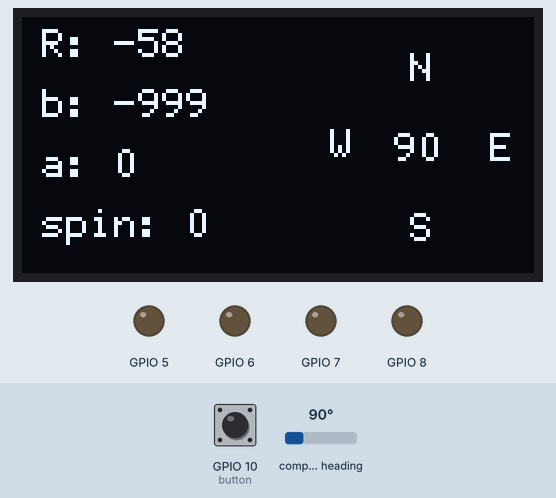
Recording of a program running on a simulated ESP32-C3. Shown: 128×64 one-colour display, output pins drawn as LEDs (lit = HIGH). Inputs (shaded band) come from the test bench; at power-on: compass heading 90°, GPIO 10 (button) HIGH. WiFi joins after 1.5 s; servers stay silent unless stated; EEPROM starts erased; no MQTT or app messages arrive unless stated; what the program prints to the serial monitor is not drawn.

Above: at 4.8 s.
4.9 s: compass heading set to 7°
At 7.6 s:
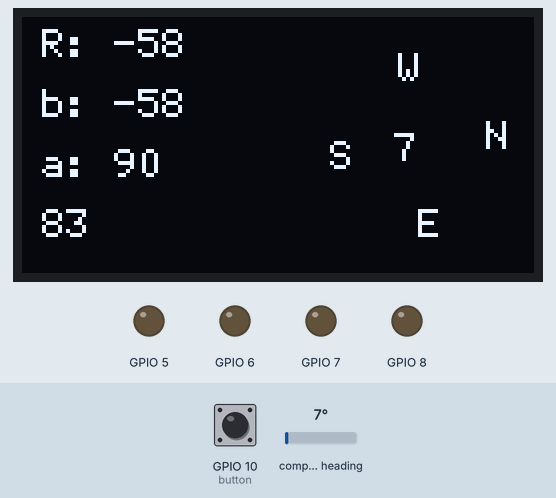
8.0 s: GPIO 10 (button) pulled LOW for 0.75 s
At 9.9 s:
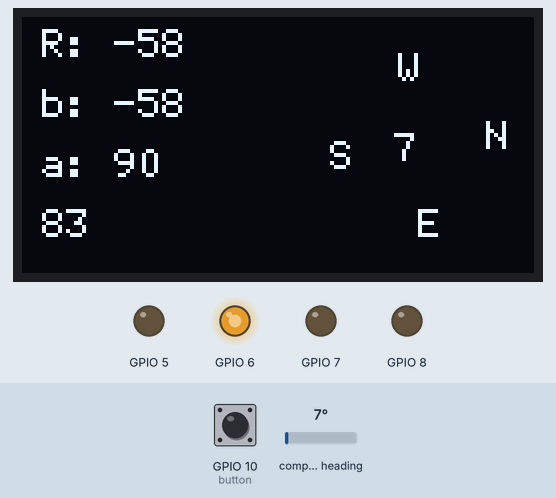
11.6 s: compass heading set to 90°
At 12.9 s:
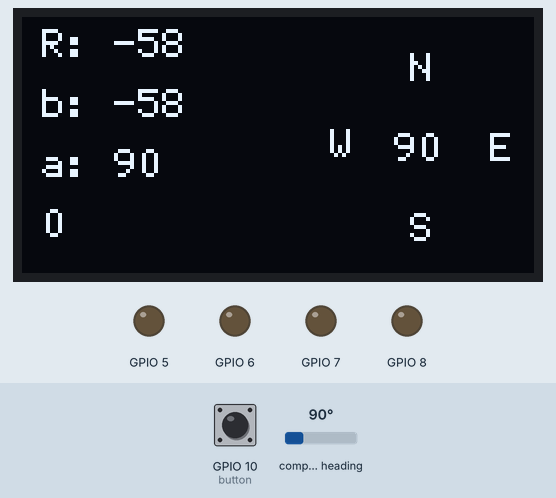
13.2 s: GPIO 10 (button) pulled LOW for 1 s
At 14.0 s:
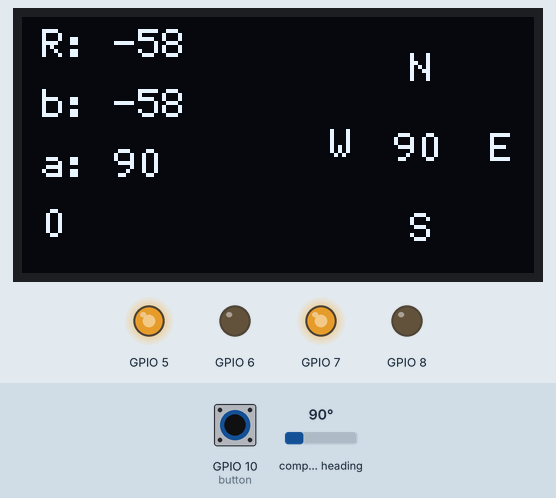
17.4 s: compass heading set to 180°
At 18.4 s:
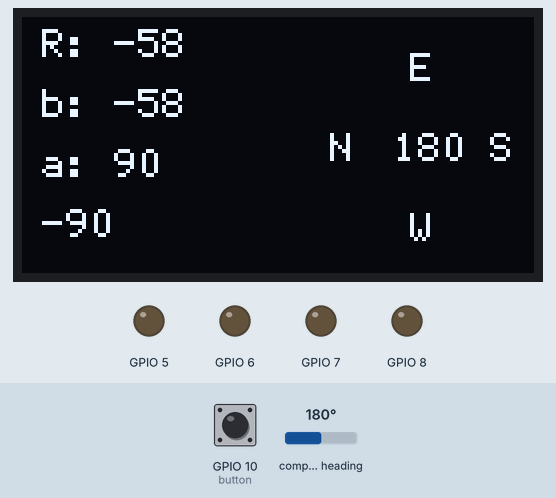
19.0 s: compass heading set to 269°
At 20.0 s:
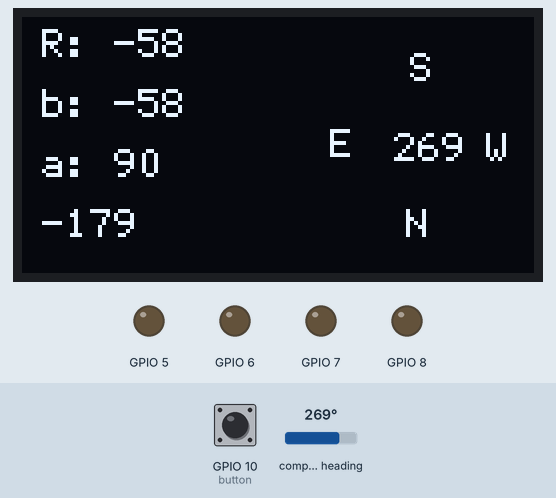
Timing chart, 0 to 21.5 s (numbered marks = the images above; inputs shaded):
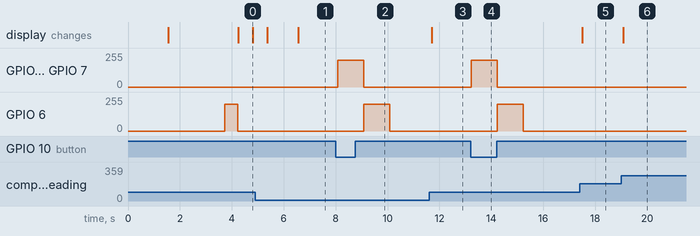

Measured:
- after the input at 4.9 s, the display: first changes after 0.47 s (image 1 shows a later state)
- after the input at 8.0 s, GPIO 5, GPIO 7: 0/255 → 199/255 after 0.08 s, → 0/255 1.0 s later; GPIO 6: 0/255 → 199/255 after 1.1 s, → 0/255 1.0 s later
- after the input at 11.6 s, the display: changes after 0.11 s (image 3)
- after the input at 13.2 s, GPIO 5, GPIO 7: 0/255 → 199/255 at once, → 0/255 1.0 s later; GPIO 6: 0/255 → 199/255 after 1.0 s, → 0/255 1.0 s later
- after the input at 17.4 s, the display: changes after 0.10 s (image 5)
- after the input at 19.0 s, the display: changes after 0.08 s (image 6)
- what the display in image 0 shows lasts 0.6 s, from 4.2 s to 4.8 s

The program:

main.cpp
```cpp
#include <Arduino.h>
#include "display.h"
#include "Compass.h"
#include "Motor_control.h"
#include "detect_rssi.h"
#include <PubSubClient.h>
#include <WiFiClientSecure.h>

const int button =10;
volatile bool buttonPressed = false;
void IRAM_ATTR handleButtonInterrupt() {
  buttonPressed = true;
}


Compass compass;
oled_display oled;
motor_driver xe;
detect_rssi rssi;
WiFiClientSecure secureClient;
PubSubClient client(secureClient);

const char *my_ssid = rssi.get_ssid();
const char *my_password = rssi.get_password();

const char *mqtt_server = "032497695b644f6ab159c2c420aedb87.s1.eu.hivemq.cloud";

const int mqtt_port = 8883;
const char *mqtt_user = "caixe";         // Thay bằng username MQTT thật
const char *mqtt_pass = "1Caixelamdoan"; // Thay bằng password MQTT thật

const char *rssi_topic = "rssi";
const char *best_rssi_topic = "best rssi";
const char *compass_topic = "compass";
const char *best_heading_topic = "best heading";
const char *status_topic = "status";
const char *driff_topic = "driff";

int target = 0;
int current_heading;
int best_rssi = -999;
int current_rssi;
int driff;
int f = 0;
int start_heading = 0;

void reconnect()
{
  while (!client.connected())
  {
    Serial.print("Đang kết nối MQTT...");
    if (client.connect("ESP32Client", mqtt_user, mqtt_pass))
    {
      Serial.println("Thành công!");
    }
    else
    {
      Serial.print("Thất bại, mã lỗi: ");
      Serial.println(client.state());
      delay(5000);
    }
  }
}
bool publish_data(const char *topic, const String &payload)
{
  if (!client.connected())
  {
    reconnect();
  }
  client.loop();

  bool success = client.publish(topic, payload.c_str());

  if (success)
  {
    Serial.print("✅ Publish thành công tới topic [");
    Serial.print(topic);
    Serial.print("]: ");
    Serial.println(payload);
  }
  else
  {
    Serial.print("❌ Publish thất bại tới topic [");
    Serial.print(topic);
    Serial.println("]");
  }

  return success;
}

void check_direction()
{
  int temp = current_rssi;
  if (temp > best_rssi)
  {
    best_rssi = temp;
    target = current_heading;

    // Chống reset nếu RSSI bằng 0
    if (best_rssi == 0)
    {
      best_rssi = -999;
    }
  }

  Serial.println("Đã cập nhật hướng tốt nhất.");
}

void first_scan()
{
  publish_data(status_topic, "first_scan");
  int spin = 0;
  while (spin < 50)
  {
    if (!client.connected())
    {
      reconnect();
    }
    client.loop();

    start_heading = compass.get_heading();

    xe.turn_left(400);
    delay(500);

    xe.stop();

    current_heading = compass.get_heading();
    current_rssi = rssi.get_rssi();
    oled.first_scan_view(current_heading, current_rssi, best_rssi, target, spin);

    check_direction();

    int step = (start_heading - current_heading + 360) % 360;

    if (step > 0 && step < 200)
    { // lọc nhiễu, chỉ cộng bước hợp lý
      spin += step;
      start_heading = current_heading;
    }
    else
    {
      xe.stop();
      Serial.println("Nhiễu từ trường, dừng lại để kiểm tra lại hướng...");

      // Lặp lại kiểm tra cho đến khi step hợp lý
      while (step >= 100 || step <= 0)
      {
        delay(500); // chờ ổn định từ trường
        current_heading = compass.get_heading();
        current_rssi = rssi.get_rssi();
        check_direction();
        oled.first_scan_view(current_heading, current_rssi, best_rssi, target, spin);
        publish_data(rssi_topic, String(current_rssi));
        publish_data(compass_topic, String(current_heading));
        publish_data(best_rssi_topic, String(best_rssi));
        publish_data(best_heading_topic, String(target));

        step = (start_heading - current_heading + 360) % 360;
      }

      spin += step;
      start_heading = current_heading;
    }

    Serial.print("spin: ");
    Serial.println(spin);
    delay(1000);
  }
  xe.stop();
  delay(100);
}

void scan()
{
  publish_data(status_topic, "scan");
  xe.turn_left(350);
  delay(500);
  xe.stop();
  check_direction();
  delay(1000);
  xe.turn_right(350);
  delay(1000);
  xe.stop();
  check_direction();
  delay(1000);
}

void setup()
{

  Serial.begin(115200);
  secureClient.setInsecure(); // Bỏ qua xác thực chứng chỉ
  client.setServer(mqtt_server, mqtt_port);

    pinMode(button, INPUT_PULLUP); // Kích hoạt điện trở kéo lên
attachInterrupt(digitalPinToInterrupt(button), handleButtonInterrupt, FALLING);


  PinManager::init_i2c();
  oled.begin();
  xe.begin();
  rssi.begin();
  oled.notice();
  delay(1000);
  compass.begin();

  xe.stop();
  delay(100);
}

void loop()
{
  if (buttonPressed) {
  buttonPressed = false;

  Serial.println("🔘 Nút được nhấn - Lùi và rẽ trái");

  xe.move_backward(400);
  delay(1000);
  xe.turn_left(400);
  delay(1000);
  xe.stop();
}

  if (!client.connected())
  {
    reconnect();
  }
  client.loop();
  if (f < 1)
  {
    delay(1000);
    first_scan();
    f++;
  }

  current_heading = compass.get_heading();
  current_rssi = rssi.get_rssi();
  check_direction();
  publish_data(status_topic, "go");
  publish_data(rssi_topic, String(current_rssi));
  publish_data(compass_topic, String(current_heading));
  publish_data(best_rssi_topic, String(best_rssi));
  publish_data(best_heading_topic, String(target));

  driff = (target - current_heading + 540) % 360 - 180;
  Serial.print("driff: ");
  Serial.println(driff);
 publish_data(driff_topic, String(driff));
  if (driff > 20)
  {
    xe.turn_right(350);
  }

  else if (driff < -20)
  {
    xe.turn_left(350);
  }
  else
  {
    xe.move_forward(350);
  }

  if (current_rssi > -60)
  {
    xe.stop();
  }

  if ((best_rssi - current_rssi) > 7)
  {
    Serial.println("📉 RSSI giảm mạnh, quét lại...");
    best_rssi = -999;
    oled.print(current_heading, current_rssi, best_rssi, target, 333); // 333 là hiển thị vào chế độ scan

    scan();
  }

  oled.print(current_heading, current_rssi, best_rssi, target, driff);
  delay(50);
}
```

Compass.h
```cpp
//compass.h
#ifndef COMPASS_H
#define COMPASS_H

#include <Arduino.h>
#include <QMC5883LCompass.h>
#include <Preferences.h>
#include "pin_manager.h"


class Compass
{
private:
    QMC5883LCompass qmc5883l;
    Preferences memory;


public:
    float off_x, off_y, off_z;
    float scale_x, scale_y, scale_z;

    Compass();
    void begin();
    void start_calibrate();
    void save_data();
    void load_data();
    void check_calibrate();
    int get_heading();
    const char *store = "MyCompass_data"; // namespace Flash
    const char *key_used = "useCount";
    const char *key_flag = "calibrated";
};

#endif
```

Motor_control.h
```cpp
#ifndef MOTOR_DRIVER_H
#define MOTOR_DRIVER_H

#include <Arduino.h>
#include "pin_manager.h"

class motor_driver
{
    public:
        motor_driver();
        void begin();
        void move_forward(int speed);
        void move_backward(int speed);
        void turn_left(int speed);
        void turn_right(int speed);
        void stop();

};
#endif
```

detect_rssi.h
```cpp
//detect_rssi.h
#ifndef DETECT_RSSI_H
#define DETECT_RSSI_H
#include <Arduino.h>
#include <WiFi.h>
#include "kalman_filter.h"


class detect_rssi
{
    private:
    const char* ssid;
    const char* password;


    KalmanFilter rssi_filter;

    public:
    detect_rssi();
    void begin();
    long get_rssi();
    void stop();
    const char* get_ssid();
    const char* get_password();
};

#endif
```

display.h
```cpp
//display.h
#ifndef DISPLAY_H
#define DISPLAY_H

#include <U8g2lib.h>
#include <Arduino.h>
#include "pin_manager.h"

class oled_display {
private:
    U8G2_SSD1306_128X64_NONAME_F_HW_I2C u8g2;


public:
    oled_display();
    void begin();
    void clear();
    void draw_compass(int heading);

    void show_rssi(int rssi);
    void show_best_rssi(int best_rssi);
    void show_best_heading(int best_heading);
    void direction(int driff);
    void notice();
    void print(int heading, int rssi,int best_rssi, int best_heading,int driff);
    void first_scan_view(int heading, int rssi, int best_rssi, int best_heading,int spin);
    void show_spin(int spin);


};
#endif
```

kalman_filter.h
```cpp
#ifndef KALMAN_FILTER_H
#define KALMAN_FILTER_H

class KalmanFilter
{
private:
    float x; // estimate
    float p; // error estimate
    float r; // error measure
    float k; // kalman gain
    float a; //Hệ số làm mượt độ nhiễu cảm biến

public:
    KalmanFilter(float init_estimate = 0.0, float init_error_estimate = 1.0, float error_measure = 1.0, float alpha = 0.9);
    float update(float measurement);
    float getEstimate() const;
    float getErrorMeasure() const;
};

#endif
```

pin_manager.h
```cpp
#ifndef PIN_MANAGER_H
#define PIN_MANAGER_H
#include<Wire.h>
#include <HardwareSerial.h>

//  Cấu hình chân dùng chung
struct PinManager {
    // I2C cho QMC5883L + MPU6050 + OLED
    static const int SDA = 0;
    static const int SCL = 1;
    //motor
    static const int in1 = 8; //A+
    static const int in2 = 7; //A-

    static const int in3 = 6; // B+
    static const int in4 = 5; // B-

    //ld2410b
   static const int UART_TX = 21;
   static const int UART_RX = 20;


    static void init_i2c()
    {
        Wire.begin(SDA, SCL);
    }

};

#endif
```

Compass.cpp
```cpp
//compass.cpp
#include "Compass.h"

Compass::Compass() {}
void Compass::begin()
{

    qmc5883l.init();
    qmc5883l.setSmoothing(10, false);
    check_calibrate();
    qmc5883l.setCalibrationOffsets(off_x, off_y, off_z);
    qmc5883l.setCalibrationScales(scale_x, scale_y, scale_z);
}

void Compass::start_calibrate()
{
    qmc5883l.calibrate();
    off_x = qmc5883l.getCalibrationOffset(0);
    off_y = qmc5883l.getCalibrationOffset(1);
    off_z = qmc5883l.getCalibrationOffset(2);
    scale_x = qmc5883l.getCalibrationScale(0);
    scale_y = qmc5883l.getCalibrationScale(1);
    scale_z = qmc5883l.getCalibrationScale(2);
}

void Compass::save_data()
{
    memory.begin(store, false);
    memory.putFloat("off0", off_x);
    memory.putFloat("off1", off_y);
    memory.putFloat("off2", off_z);
    memory.putFloat("scale0", scale_x);
    memory.putFloat("scale1", scale_y);
    memory.putFloat("scale2", scale_z);
    memory.end();
    Serial.println("Success save calibrate ");
}

void Compass::load_data()
{
    memory.begin(store, true);
    off_x = memory.getFloat("off0");
    off_y = memory.getFloat("off1");
    off_z = memory.getFloat("off2");
    scale_x = memory.getFloat("scale0");
    scale_y = memory.getFloat("scale1");
    scale_z = memory.getFloat("scale2");
    memory.end();
}
void Compass::check_calibrate()
{
    memory.begin(store, false);
    bool isCalibrated = memory.getBool(key_flag, false);
    int useCount = memory.getInt(key_used, 0);

    if (!isCalibrated || useCount >= 3)
    {
        Serial.println("please move and wait to calibrate");
        start_calibrate();
        save_data();
        memory.putBool(key_flag, true);
        memory.putInt(key_used, 1);
        Serial.println("Finishing calibrate");
    }
    else
    {
        load_data();
        memory.putInt(key_used, useCount + 1);
        Serial.printf("Number of use: %d\n", useCount + 1);
    }
    memory.end();
}
int Compass::get_heading()
{
    qmc5883l.read();
    int azimuth = qmc5883l.getAzimuth();
    if (azimuth < 0)
    {
        azimuth += 360; // Chuyển đổi góc âm sang khoảng 180-359
    }
    Serial.print(" Azimuth : ");
    Serial.println(azimuth);
    return azimuth;
}
```

Motor_control.cpp
```cpp
#include "Motor_control.h"

motor_driver::motor_driver(){}

void motor_driver::begin()
{
    // Gán kênh PWM cho từng chân
    ledcSetup(0, 10000, 9); // kênh 0, tần số 10kHz, độ phân giải 9bit
    ledcSetup(1, 10000, 9);
    ledcSetup(2, 10000, 9);
    ledcSetup(3, 10000, 9);

    ledcAttachPin(PinManager::in1, 0);
    ledcAttachPin(PinManager::in2, 1);
    ledcAttachPin(PinManager::in3, 2);
    ledcAttachPin(PinManager::in4, 3);

    stop(); // đảm bảo mức 0
}

void motor_driver::move_forward(int speed) {
    ledcWrite(0, speed); //A+
    ledcWrite(1, 0);
    ledcWrite(2, speed); //B+
    ledcWrite(3, 0);
}

void motor_driver::move_backward(int speed) {
    ledcWrite(0, 0);
    ledcWrite(1, speed);
    ledcWrite(2, 0);
    ledcWrite(3, speed);
}

void motor_driver::turn_left(int speed) {
    ledcWrite(0, 0);
    ledcWrite(1, 0);
    ledcWrite(2, speed); //B+
    ledcWrite(3, 0);

}

void motor_driver::turn_right(int speed) {
    ledcWrite(0, speed); //A+
    ledcWrite(1, 0);
    ledcWrite(2, 0);
    ledcWrite(3, 0);

}

void motor_driver::stop() {
    ledcWrite(0, 0);
    ledcWrite(1, 0);
    ledcWrite(2, 0);
    ledcWrite(3, 0);
}
```

detect_rssi.cpp
```cpp
// dectect_rssi.cpp
#include "detect_rssi.h"

detect_rssi::detect_rssi()
{
    ssid = "pa";
    password ="12345678";
    rssi_filter = KalmanFilter(0.0, 1.0, 1.0, 0.95); // x, p , r, a
}
void detect_rssi::begin()
{
    WiFi.begin(ssid, password);
    Serial.println("Connecting to WiFi");
    int attempt = 0;
    while (WiFi.status() != WL_CONNECTED && attempt < 20)
    {
        delay(500);
        Serial.print(".");
        attempt++;
    }
    Serial.println("Connected to WiFi");
}

long detect_rssi::get_rssi()
{
    /*
    // filter
    long rssi_raw = WiFi.RSSI();


    long rssi = rssi_filter.update(rssi_raw);
    */
   // none filter
   long rssi = WiFi.RSSI();


    Serial.print("RSSI: ");
    Serial.print(rssi);
    Serial.println(" dBm");
    return rssi;
}

void detect_rssi::stop()
{
    WiFi.disconnect();
}
const char* detect_rssi::get_ssid() {
    return ssid;
}

const char* detect_rssi::get_password() {
    return password;
}
```

display.cpp
```cpp
//display.cpp
#include "display.h"
#include <math.h>

oled_display::oled_display()
    : u8g2(U8G2_R0, /* reset=*/ U8X8_PIN_NONE) {}


void oled_display::begin() {
    u8g2.begin();
    u8g2.setFont(u8g2_font_6x12_tr);
}

void oled_display::clear() {
    u8g2.clearBuffer();
    u8g2.sendBuffer();
}

void oled_display::print(int heading, int rssi ,int best_rssi, int best_heading,int driff)
{

    draw_compass(heading);
    show_rssi(rssi);
    show_best_rssi(best_rssi);
    show_best_heading(best_heading);
    direction(driff);
    u8g2.sendBuffer();
}

void oled_display::first_scan_view(int heading, int rssi, int best_rssi, int best_heading, int spin)
{
    draw_compass(heading);
    show_rssi(rssi);
    show_best_rssi(best_rssi);
    show_best_heading(best_heading);
    show_spin(spin);

    u8g2.sendBuffer();
}


void oled_display::draw_compass(int heading) {
    const int cx = 100;  // Tâm màn hình OLED
    const int cy = 32;
    const int r = 20;   // Bán kính vòng tròn

    // Xóa màn hình
    u8g2.clearBuffer();

     char buffer[10];
    snprintf(buffer, sizeof(buffer),"%d", heading);
    u8g2.drawStr(cx-7, cy + 4, buffer);

    // Các ký hiệu và góc gốc
    const char* labels[4] = {"N", "E", "S", "W"};
    const int base_angles[4] = {0, 90, 180, 270};

    for (int i = 0; i < 4; i++) {
        float angle_deg = base_angles[i] - heading;
        float angle_rad = angle_deg * PI / 180.0;

        int x = cx + r * cos(angle_rad);
        int y = cy + r * sin(angle_rad);

        // Điều chỉnh vị trí chữ cho đẹp
        u8g2.drawStr(x - 3, y + 4, labels[i]);


    }


}


void oled_display::show_rssi(int rssi)
{
    //u8g2.clearBuffer();
    char buffer[10];
    snprintf(buffer, sizeof(buffer),"R: %d", rssi);
    u8g2.drawStr(5, 10, buffer);

}

void oled_display::show_best_rssi(int best_rssi)
{
    //u8g2.clearBuffer();
    char buffer[10];
    snprintf(buffer, sizeof(buffer),"b: %d", best_rssi);
    u8g2.drawStr(5, 25, buffer);

}

void oled_display::show_best_heading(int best_heading)
{
    //u8g2.clearBuffer();
    char buffer[10];
    snprintf(buffer, sizeof(buffer),"a: %d", best_heading);
    u8g2.drawStr(5, 40, buffer);

}

void oled_display::direction(int driff)
{

    char buffer[10];
    snprintf(buffer, sizeof(buffer),"%d", driff);
    u8g2.drawStr(5, 55, buffer);
    u8g2.sendBuffer();
}

void oled_display::show_spin(int spin)
{

    char buffer[10];
    snprintf(buffer, sizeof(buffer),"spin: %d", spin);
    u8g2.drawStr(5, 55, buffer);
    u8g2.sendBuffer();
}

void oled_display::notice()
{
    u8g2.clearBuffer();
     char buffer[20];
    snprintf(buffer, sizeof(buffer), "Spin to calibrate");
    u8g2.drawStr(5, 10, buffer);
  u8g2.sendBuffer();

}
```

kalman_filter.cpp
```cpp
#include "kalman_filter.h"
#include <cmath>

KalmanFilter::KalmanFilter(float init_estimate, float init_error_estimate, float init_error_measure, float alpha) {
    x = init_estimate;
    p = init_error_estimate;
    r = init_error_measure;
    a = alpha;
}
float KalmanFilter::update(float measurement) {
    // Tính sai số giữa đo và dự đoán
    float residual = fabs(measurement - x); // lấy số dương

    // Cập nhật độ nhiễu cảm biến một cách mượt mà
    r = a * r + (1 - a) * residual;

    // Tính Kalman Gain
    k = p / (p + r);

    // Cập nhật giá trị ước lượng
    x = x + k * (measurement - x);

    // Cập nhật độ tin cậy của ước lượng
    p = (1 - k) * p;

    return x;
}

float KalmanFilter::getEstimate() const {
    return x;
}

float KalmanFilter::getErrorMeasure() const {
    return p;
}
```
